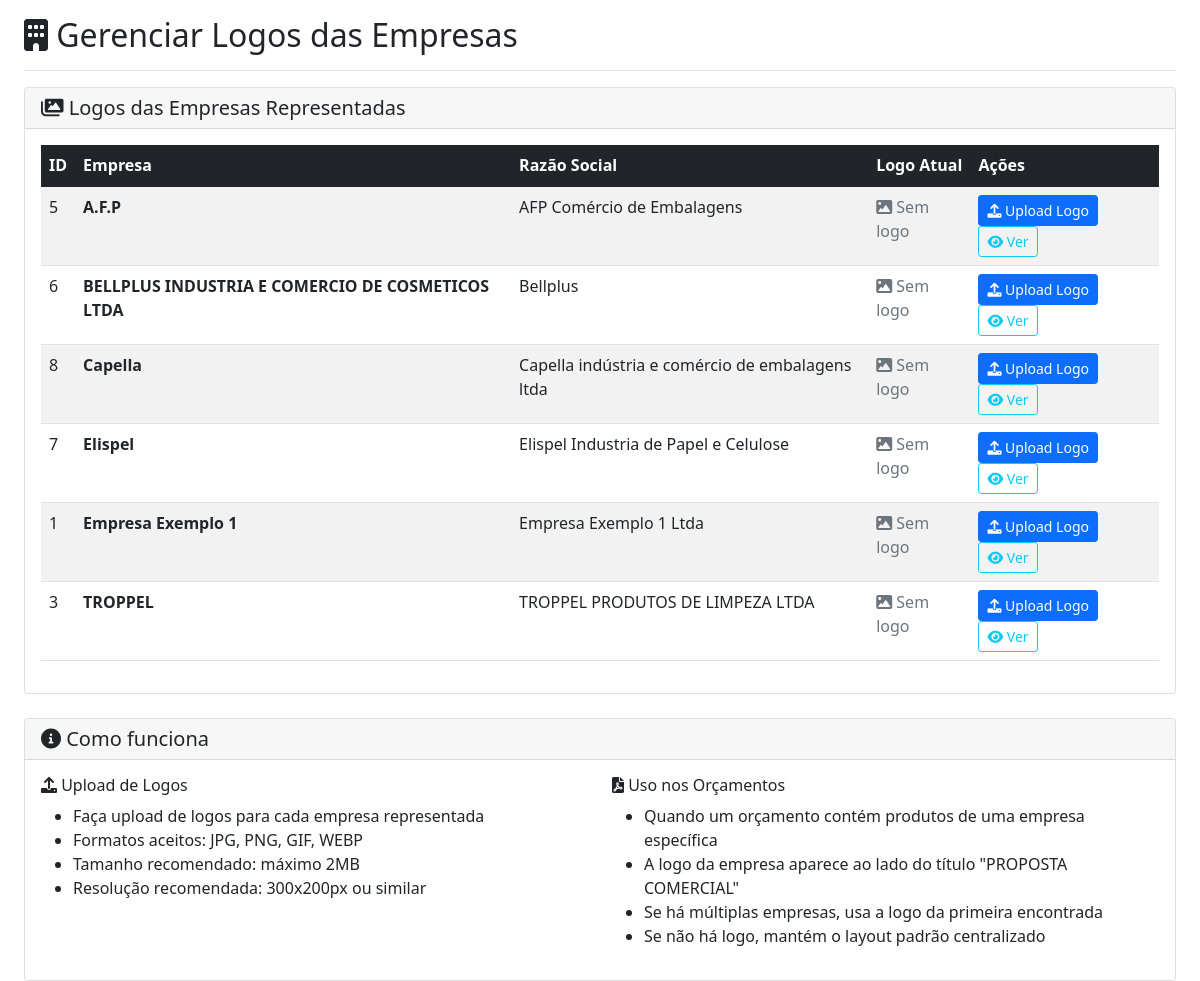
The app's page /empresa_logos.php (signed in) with its own data.
### tables this page shows
CREATE TABLE `empresas_representadas` (
  `id` int(11) NOT NULL,
  `nome_empresa` varchar(255) NOT NULL,
  `razao_social` varchar(255) DEFAULT NULL,
  `cnpj` varchar(18) DEFAULT NULL,
  `endereco` text DEFAULT NULL,
  `cidade` varchar(100) DEFAULT NULL,
  `estado` varchar(2) DEFAULT NULL,
  `cep` varchar(10) DEFAULT NULL,
  `telefone` varchar(20) DEFAULT NULL,
  `email` varchar(100) DEFAULT NULL,
  `contato_responsavel` varchar(100) DEFAULT NULL,
  `telefone_responsavel` varchar(20) DEFAULT NULL,
  `email_responsavel` varchar(100) DEFAULT NULL,
  `logo_empresa` varchar(255) DEFAULT NULL COMMENT 'Caminho para o arquivo de logo da empresa representada',
  `comissao_padrao` decimal(5,2) DEFAULT 0.00,
  `observacoes` text DEFAULT NULL,
  `status` enum('ativo','inativo') DEFAULT 'ativo',
  `data_inicio_representacao` date DEFAULT NULL,
  `data_cadastro` timestamp NULL DEFAULT current_timestamp(),
  `data_atualizacao` timestamp NULL DEFAULT current_timestamp() ON UPDATE current_timestamp()
);

### empresa_logos.php (the view, shortened to what this page needs)
<?php
require_once 'includes/db_connect.php';
$sql = "SELECT id, nome_empresa, razao_social, logo_empresa FROM empresas_representadas ORDER BY nome_empresa";
$result = $conn->query($sql);
?>
<!DOCTYPE html>
<html lang="pt-BR">
<head>
    <link href="https://cdn.jsdelivr.net/npm/bootstrap@5.1.3/dist/css/bootstrap.min.css" rel="stylesheet">
    <link href="https://cdnjs.cloudflare.com/ajax/libs/font-awesome/6.0.0/css/all.min.css" rel="stylesheet">
</head>
<body>
    <div class="container-fluid">
        <div class="row">
            <main class="col-md-12 ms-sm-auto px-md-4">
                <div class="d-flex justify-content-between flex-wrap flex-md-nowrap align-items-center pt-3 pb-2 mb-3 border-bottom">
                    <h1 class="h2"><i class="fas fa-building"></i> Gerenciar Logos das Empresas</h1>
                </div>
                <div class="card">
                    <div class="card-header">
                        <h5 class="card-title mb-0">
                            <i class="fas fa-images"></i> Logos das Empresas Representadas
                        </h5>
                    </div>
                    <div class="card-body">
                        <div class="table-responsive">
                            <table class="table table-striped table-hover">
                                <thead class="table-dark">
                                    <tr>
                                        <th>ID</th>
                                        <th>Empresa</th>
                                        <th>Razão Social</th>
                                        <th>Logo Atual</th>
                                        <th>Ações</th>
                                    </tr>
                                </thead>
                                <tbody>
                                    <?php if ($result && $result->num_rows > 0): ?>
                                        <?php while ($empresa = $result->fetch_assoc()): ?>
                                            <tr>
                                                <td><?php echo $empresa['id']; ?></td>
                                                <td>
                                                    <strong><?php echo htmlspecialchars($empresa['nome_empresa']); ?></strong>
                                                </td>
                                                <td><?php echo htmlspecialchars($empresa['razao_social'] ?? 'N/A'); ?></td>
                                                <td>
                                                    <?php if ($empresa['logo_empresa'] && file_exists($empresa['logo_empresa'])): ?>
                                                        <img src="<?php echo $empresa['logo_empresa']; ?>"
                                                             alt="Logo <?php echo htmlspecialchars($empresa['nome_empresa']); ?>"
                                                             class="logo-preview">
                                                    <?php else: ?>
                                                        <span class="text-muted">
                                                            <i class="fas fa-image"></i> Sem logo
                                                        </span>
                                                    <?php endif; ?>
                                                </td>
                                                <td>
                                                    <button type="button" class="btn btn-primary btn-sm"
                                                            data-bs-toggle="modal"
                                                            data-bs-target="#uploadModal<?php echo $empresa['id']; ?>">
                                                        <i class="fas fa-upload"></i> Upload Logo
                                                    </button>
                                                    <?php if ($empresa['logo_empresa']): ?>
                                                        <a href="<?php echo $empresa['logo_empresa']; ?>"
                                                           target="_blank"
                                                           class="btn btn-outline-info btn-sm">
                                                            <i class="fas fa-eye"></i> Ver
                                                        </a>
                                                    <?php endif; ?>
                                                </td>
                                            </tr>
                                        <?php endwhile; ?>
                                    <?php endif; ?>
                                </tbody>
                            </table>
                        </div>
                    </div>
                </div>
                <div class="card mt-4">
                    <div class="card-header">
                        <h5 class="card-title mb-0">
                            <i class="fas fa-info-circle"></i> Como funciona
                        </h5>
                    </div>
                    <div class="card-body">
                        <div class="row">
                            <div class="col-md-6">
                                <h6><i class="fas fa-upload"></i> Upload de Logos</h6>
                                <ul>
                                    <li>Faça upload de logos para cada empresa representada</li>
                                    <li>Formatos aceitos: JPG, PNG, GIF, WEBP</li>
                                    <li>Tamanho recomendado: máximo 2MB</li>
                                    <li>Resolução recomendada: 300x200px ou similar</li>
                                </ul>
                            </div>
                            <div class="col-md-6">
                                <h6><i class="fas fa-file-pdf"></i> Uso nos Orçamentos</h6>
                                <ul>
                                    <li>Quando um orçamento contém produtos de uma empresa específica</li>
                                    <li>A logo da empresa aparece ao lado do título "PROPOSTA COMERCIAL"</li>
                                    <li>Se há múltiplas empresas, usa a logo da primeira encontrada</li>
                                    <li>Se não há logo, mantém o layout padrão centralizado</li>
                                </ul>
                            </div>
                        </div>
                    </div>
                </div>
            </main>
        </div>
    </div>
</body>
</html>

### records on screen
empresas_representadas: id "5", nome_empresa "A.F.P", razao_social "AFP Comércio de Embalagens", shows "Sem logo"
empresas_representadas: id "6", nome_empresa "BELLPLUS INDUSTRIA E COMERCIO DE COSMETICOS LTDA", razao_social "Bellplus", shows "Sem logo"
empresas_representadas: id "8", nome_empresa "Capella", razao_social "Capella indústria e comércio de embalagens ltda", shows "Sem logo"
empresas_representadas: id "7", nome_empresa "Elispel", razao_social "Elispel Industria de Papel e Celulose", shows "Sem logo"
empresas_representadas: id "1", nome_empresa "Empresa Exemplo 1", razao_social "Empresa Exemplo 1 Ltda", shows "Sem logo"
empresas_representadas: id "3", nome_empresa "TROPPEL", razao_social "TROPPEL PRODUTOS DE LIMPEZA LTDA", shows "Sem logo"
